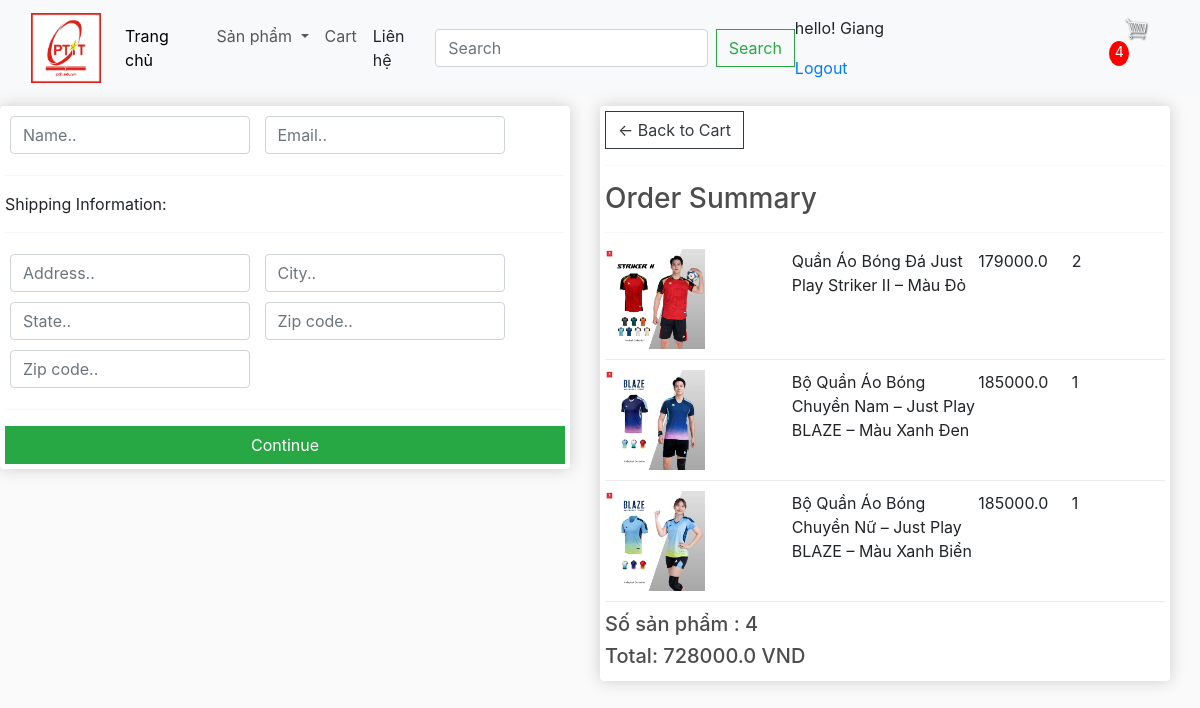
The app's page /checkout/ (signed in) with its own data.
### app/models.py (models this page shows, shortened)
class OrderItem(models.Model):
    product = models.ForeignKey(Product,on_delete=models.SET_NULL,blank=True,null=True)
    order = models.ForeignKey(Order,on_delete=models.SET_NULL,blank=True,null=True)
    quantity = models.IntegerField(default=0,null=True,blank=True)
    date_added = models.DateTimeField(auto_now_add=True)
    @property
    def get_total(self):
        total = self.product.price * self.quantity
        return total

class Product(models.Model):
    category = models.ManyToManyField(Category,related_name='product')
    name = models.CharField(max_length=200,null=True)
    price = models.FloatField()
    digital = models.BooleanField(default=False,null=True,blank=False)
    image = models.ImageField(null=True,blank=True)
    detail = models.TextField(null=True,blank=True)
    @property
    def imageURL(self):
        try:
            url = self.image.url
        except:
            url = ''
        return url

class Order(models.Model):
    customer = models.ForeignKey(User,on_delete=models.SET_NULL,blank=True,null=True)
    date_order = models.DateField(auto_now_add=True)
    complete = models.BooleanField(default=False,null=True,blank=False)
    transaction_id = models.CharField(max_length=200,null=True)
    @property
    def get_cart_items(self):
        orderitems = self.orderitem_set.all()
        total = sum([item.quantity for item in orderitems])
        return total
    @property
    def get_cart_total(self):
        orderitems = self.orderitem_set.all()
        total = sum([item.get_total for item in orderitems])
        return total

### app/views.py (the view)
# urls.py: path('checkout/',views.checkout,name="checkout"),
def checkout(request):
    if request.user.is_authenticated:
        customer = request.user
        order, created = Order.objects.get_or_create(customer =customer,complete =False)
        items = order.orderitem_set.all()
        cartItems = order.get_cart_items
        user_not_login = "hidden"
        user_login ="show"
    else:
        items = []
        order = {'get_cart_items':0,'get_cart_total':0}
        cartItems = order['get_cart_items']
    categories = Category.objects.filter(is_sub=False)
    context = {'categories':categories,'items':items,'order':order,'cartItems':cartItems,'user_not_login': user_not_login,'user_login':user_login}
    return render(request,'app/checkout.html',context)

### app/templates/app/checkout.html (shortened to what this page needs)
{% extends 'app/base.html' %}
{% load static %}
{% block content_checkout %}
     <div class="row" style='width:100%'>
		<div class="col-lg-6">
			<div class="box-element" id="form-wrapper">
				<form id="form">
					<div id="user-info">
						<div class="form-field">
							<input required class="form-control" type="text" name="name" placeholder="Name..">
						</div>
						<div class="form-field">
							<input required class="form-control" type="email" name="email" placeholder="Email..">
						</div>
					</div>
					<div id="shipping-info">
						<hr>
						<p>Shipping Information:</p>
						<hr>
						<div class="form-field">
							<input class="form-control" type="text" name="address" placeholder="Address..">
						</div>
						<div class="form-field">
							<input class="form-control" type="text" name="city" placeholder="City..">
						</div>
						<div class="form-field">
							<input class="form-control" type="text" name="state" placeholder="State..">
						</div>
						<div class="form-field">
							<input class="form-control" type="text" name="zipcode" placeholder="Zip code..">
						</div>
						<div class="form-field">
							<input class="form-control" type="text" name="country" placeholder="Zip code..">
						</div>
					</div>
					<hr>
					<input id="form-button" class="btn btn-success btn-block" type="submit" value="Continue">
				</form>
			</div>
			<br>
		</div>
		<div class="col-lg-6">
			<div class="box-element">
				<a  class="btn btn-outline-dark" href="{% url 'cart' %}">&#x2190; Back to Cart</a>
				<hr>
				<h3>Order Summary</h3>
				<hr>
				{% for item in items %}
				<div class="cart-row">
					<div style="flex:2"><img class="row-image" src="{{item.product.imageURL}}"></div>
					<div style="flex:2"><p>{{item.product.name}}</p></div>
					<div style="flex:1"><p>{{item.product.price}}</p></div>
					<div style="flex:1"><p>{{item.quantity}}</p></div>
				</div>
				{% endfor %}
				<h5>Số sản phẩm : {{order.get_cart_items}}</h5>
				<h5>Total: {{order.get_cart_total}} VND</h5>
			</div>
		</div>
	</div>
{% endblock content_checkout %}

### app/templates/app/base.html (shortened to what this page needs)
{% load static %}
<!DOCTYPE html>
<html>
  <head>
    <link rel="stylesheet" href="https://cdn.jsdelivr.net/npm/bootstrap@5.3.8/dist/css/bootstrap.min.css"/>
    <link href-"{%static 'app/css/style.css'%}" rel = "stylesheet" />
    <link href-"{%static 'app/css/owl.carousel.min.css'%}" rel = "stylesheet" />
    <link href-"{%static 'app/css/all.min.css'%}" rel = "stylesheet" />
    <link rel="stylesheet" href="https://stackpath.bootstrapcdn.com/bootstrap/4.4.1/css/bootstrap.min.css">
    <link rel="stylesheet" type="text/css" href="{% static 'app/css/main.css' %}">
    <link rel="stylesheet" href="" />
  </head>
  <body>
    <nav class="navbar navbar-expand-lg bg-body-tertiary">
      <div class="container-fluid">
        <a class="navbar-brand" href="#">
          <img
            src="{% static 'app/images/banner/logo.jpg' %}"
            width="70"
            height="70"
          />
        </a>
        <div class="collapse navbar-collapse" id="navbarSupportedContent">
          <ul class="navbar-nav me-auto mb-2 mb-lg-0">
            <li class="nav-item">
              <a class="nav-link active" aria-current="page" href="{% url 'home' %}"
                >Trang chủ</a
              >
            </li>
            <li class="nav-item dropdown">
              <a
                class="nav-link dropdown-toggle"
                href="#"
                role="button"
                data-bs-toggle="dropdown"
                aria-expanded="false"
              >
                Sản phẩm
              </a>
            </li>
            <li class="nav-item">
              <a class="nav-link" href="{% url 'cart' %}">Cart</a>
            </li>
            <li class="nav-item">
              <a class="nav-link" aria-disabled="true">Liên hệ</a>
            </li>
          </ul>
          <form class="d-flex" role="search" method = POST action = "{% url 'search' %}">
            <input
              class="form-control me-2"
              type="search"
              placeholder="Search"
              aria-label="Search"
              name = "searched"
            />
            <button class="btn btn-outline-success" type="submit">
              Search
            </button>
          </form>
        </div>
        <ul class="navbar-nav me-auto mb-2 mb-lg-0">
          <div class = 'form-inline my-2 my-lg-0' style = "visibility: {{user_login}}">
            {% if user.is_authenticated %}
            <span>
              hello! {{request.user}}
            </span>
            <span>
              <a href="{% url 'logout' %}"> Logout</a>
            </span>
            {% endif %}
          </div>
        </ul>
        <div class = 'form-inline my-2 my-lg-0'>
          <a href = "{% url 'cart' %}"><img id="cart-icon" src = "{% static 'app/images/cart.png' %}"></a>
          <p id="cart-total" >{{cartItems}}</p>
        </div>
      </div>
    </nav>
    {% block content_checkout %}{% endblock content_checkout %}
  </body>
</html>

### app/static/app/css/main.css (style rules this page uses)
body { background-color: hsl(0, 0%, 98%); }
h1,h2,h3,h4,h5,h6 { color:hsl(0, 0%, 30%); }
.box-element { box-shadow:hsl(0, 0%, 80%) 0 0 16px; background-color: #fff; border-radius: 4px; padding: 5px; }
#cart-icon { width:25px; display: inline-block; margin-left: 15px; }
#cart-total { display: block; text-align: center; color:#fff; background-color: red; width: 20px; height: 25px; border-radius: 50%; font-size: 14px; }
.col-lg-3, .col-lg-4, .col-lg-6, .col-lg-8, .col-lg-12 { margin-top: 10px; }
.btn { border-radius: 0; }
.row-image { width: 100px; }
.form-field { width:250px; display: inline-block; padding: 5px; }
.cart-row { display: flex; align-items: flex-stretch; padding-bottom: 10px; margin-bottom: 10px; border-bottom: 1px solid #ececec; }

### records on screen
OrderItem: product.imageURL (picture), product.name "Quần Áo Bóng Đá Just Play Striker II – Màu Đỏ", product.price "179000.0", quantity "2"
OrderItem: product.imageURL (picture), product.name "Bộ Quần Áo Bóng Chuyền Nam – Just Play BLAZE – Màu Xanh Đen", product.price "185000.0", quantity "1"
OrderItem: product.imageURL (picture), product.name "Bộ Quần Áo Bóng Chuyền Nữ – Just Play BLAZE – Màu Xanh Biển", product.price "185000.0", quantity "1"
Order: get_cart_items "4", get_cart_total "728000.0"

### other values on screen
{{ request.user }} "Giang"
{{ cartItems }} "4"
